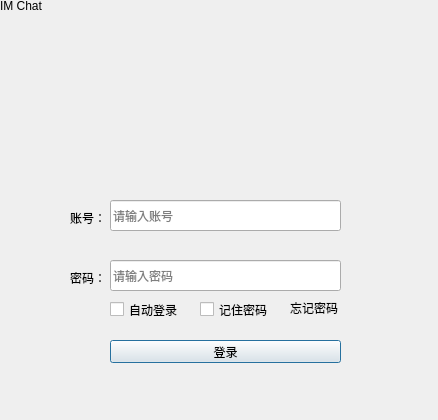
<?xml version="1.0" encoding="UTF-8"?>
<ui version="4.0">
 <class>LoginDlg</class>
 <widget class="QDialog" name="LoginDlg">
  <property name="geometry">
   <rect>
    <x>0</x>
    <y>0</y>
    <width>438</width>
    <height>420</height>
   </rect>
  </property>
  <property name="windowTitle">
   <string>Dialog</string>
  </property>
  <widget class="QPushButton" name="pushButtonLogin">
   <property name="geometry">
    <rect>
     <x>110</x>
     <y>340</y>
     <width>231</width>
     <height>23</height>
    </rect>
   </property>
   <property name="text">
    <string>登录</string>
   </property>
  </widget>
  <widget class="QLineEdit" name="lineEditPasswd">
   <property name="geometry">
    <rect>
     <x>110</x>
     <y>260</y>
     <width>231</width>
     <height>31</height>
    </rect>
   </property>
   <property name="echoMode">
    <enum>QLineEdit::Password</enum>
   </property>
   <property name="placeholderText">
    <string>请输入密码</string>
   </property>
  </widget>
  <widget class="QLineEdit" name="lineEditUserId">
   <property name="geometry">
    <rect>
     <x>110</x>
     <y>200</y>
     <width>231</width>
     <height>31</height>
    </rect>
   </property>
   <property name="inputMethodHints">
    <set>Qt::ImhNone</set>
   </property>
   <property name="placeholderText">
    <string>请输入账号</string>
   </property>
  </widget>
  <widget class="QCheckBox" name="checkBoxAutoLogin">
   <property name="geometry">
    <rect>
     <x>110</x>
     <y>300</y>
     <width>80</width>
     <height>19</height>
    </rect>
   </property>
   <property name="text">
    <string>自动登录</string>
   </property>
  </widget>
  <widget class="QCheckBox" name="checkBoxSavePasswd">
   <property name="geometry">
    <rect>
     <x>200</x>
     <y>300</y>
     <width>80</width>
     <height>19</height>
    </rect>
   </property>
   <property name="text">
    <string>记住密码</string>
   </property>
  </widget>
  <widget class="QLabel" name="label">
   <property name="geometry">
    <rect>
     <x>70</x>
     <y>210</y>
     <width>31</width>
     <height>16</height>
    </rect>
   </property>
   <property name="text">
    <string>账号：</string>
   </property>
  </widget>
  <widget class="QLabel" name="label_2">
   <property name="geometry">
    <rect>
     <x>70</x>
     <y>270</y>
     <width>31</width>
     <height>16</height>
    </rect>
   </property>
   <property name="text">
    <string>密码：</string>
   </property>
  </widget>
  <widget class="QLabel" name="labelForgotPasswd">
   <property name="geometry">
    <rect>
     <x>290</x>
     <y>300</y>
     <width>53</width>
     <height>15</height>
    </rect>
   </property>
   <property name="text">
    <string>忘记密码</string>
   </property>
  </widget>
  <widget class="QLabel" name="labelHeadPic">
   <property name="geometry">
    <rect>
     <x>180</x>
     <y>140</y>
     <width>53</width>
     <height>41</height>
    </rect>
   </property>
   <property name="layoutDirection">
    <enum>Qt::LeftToRight</enum>
   </property>
   <property name="autoFillBackground">
    <bool>false</bool>
   </property>
   <property name="styleSheet">
    <string notr="true">border-radius: 50px;</string>
   </property>
   <property name="text">
    <string/>
   </property>
   <property name="pixmap">
    <pixmap resource="resources.qrc">:/resources/images/penguin.bmp</pixmap>
   </property>
   <property name="alignment">
    <set>Qt::AlignCenter</set>
   </property>
  </widget>
  <widget class="QWidget" name="horizontalLayoutWidget">
   <property name="geometry">
    <rect>
     <x>0</x>
     <y>-1</y>
     <width>441</width>
     <height>191</height>
    </rect>
   </property>
   <layout class="QHBoxLayout" name="horizontalLayout">
    <item>
     <widget class="QLabel" name="label_3">
      <property name="text">
       <string>IM Chat</string>
      </property>
      <property name="alignment">
       <set>Qt::AlignLeading|Qt::AlignLeft|Qt::AlignTop</set>
      </property>
      <property name="margin">
       <number>10</number>
      </property>
     </widget>
    </item>
    <item>
     <spacer name="horizontalSpacer">
      <property name="orientation">
       <enum>Qt::Horizontal</enum>
      </property>
      <property name="sizeHint" stdset="0">
       <size>
        <width>40</width>
        <height>20</height>
       </size>
      </property>
     </spacer>
    </item>
    <item>
     <widget class="QLabel" name="label_exit">
      <property name="styleSheet">
       <string notr="true">color: rgb(0, 170, 255);</string>
      </property>
      <property name="text">
       <string/>
      </property>
      <property name="pixmap">
       <pixmap resource="resources.qrc">:/resources/icons/btn_close.png</pixmap>
      </property>
      <property name="alignment">
       <set>Qt::AlignLeading|Qt::AlignLeft|Qt::AlignTop</set>
      </property>
      <property name="margin">
       <number>10</number>
      </property>
     </widget>
    </item>
   </layout>
  </widget>
 </widget>
 <tabstops>
  <tabstop>lineEditUserId</tabstop>
  <tabstop>lineEditPasswd</tabstop>
  <tabstop>checkBoxAutoLogin</tabstop>
  <tabstop>checkBoxSavePasswd</tabstop>
  <tabstop>pushButtonLogin</tabstop>
 </tabstops>
 <resources>
  <include location="resources.qrc"/>
 </resources>
 <connections/>
</ui>
